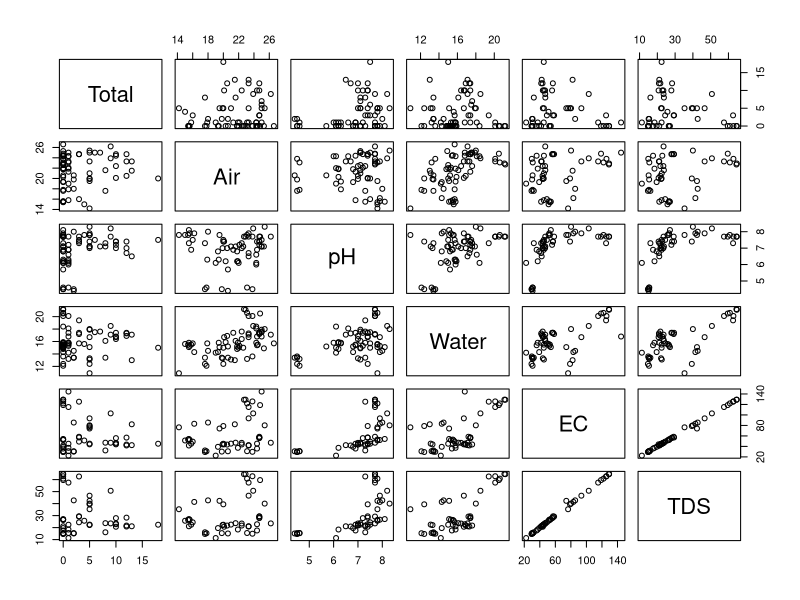
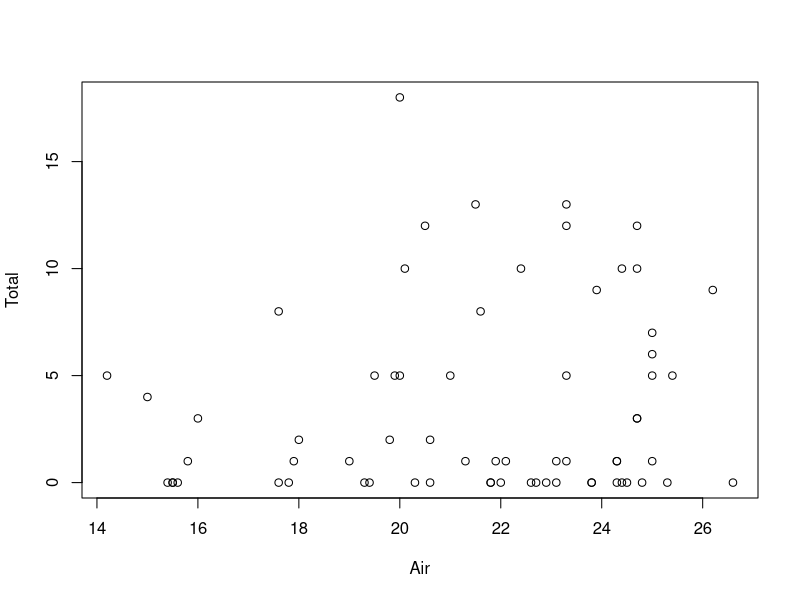
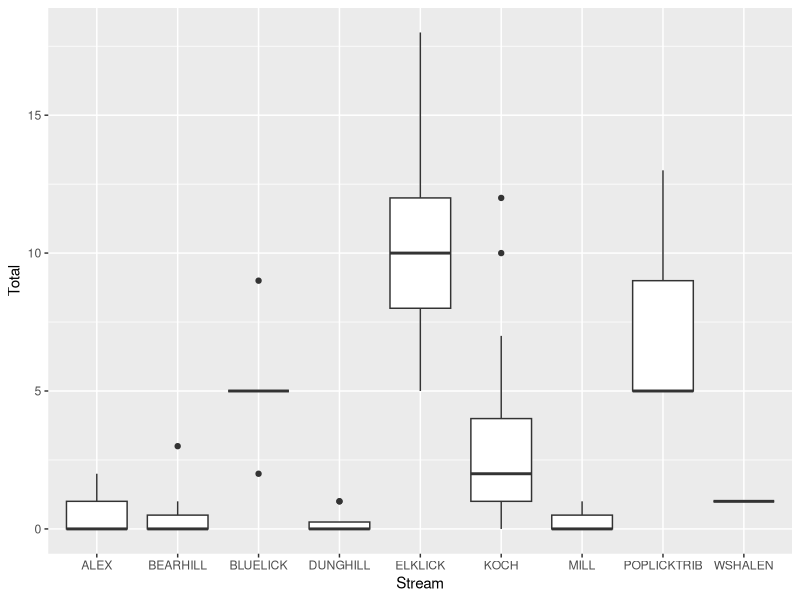
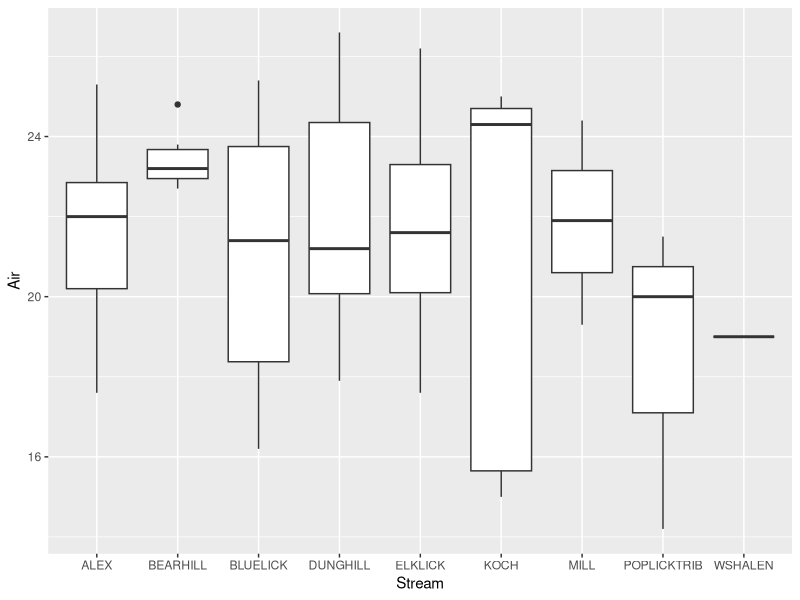
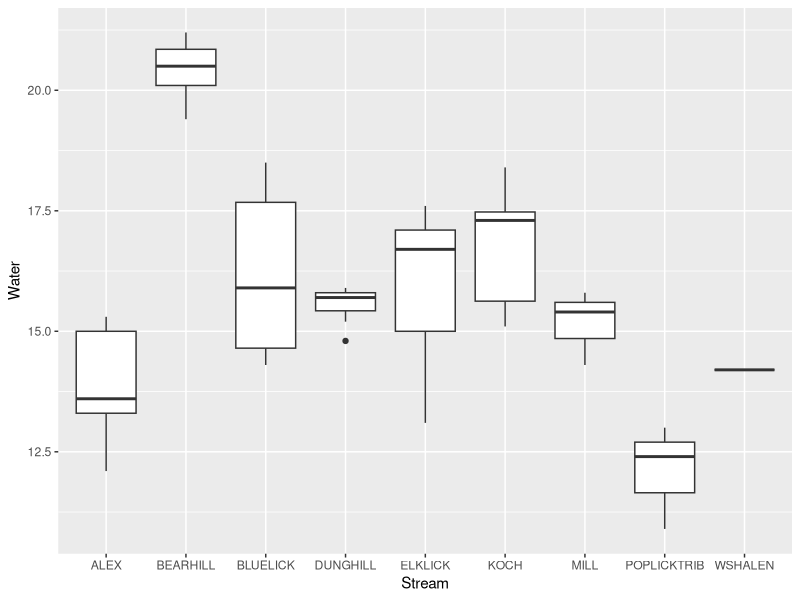
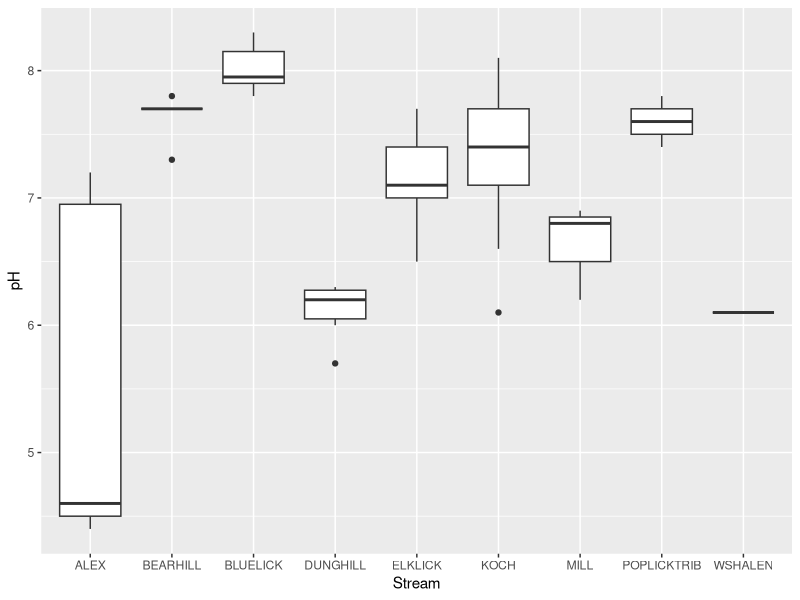
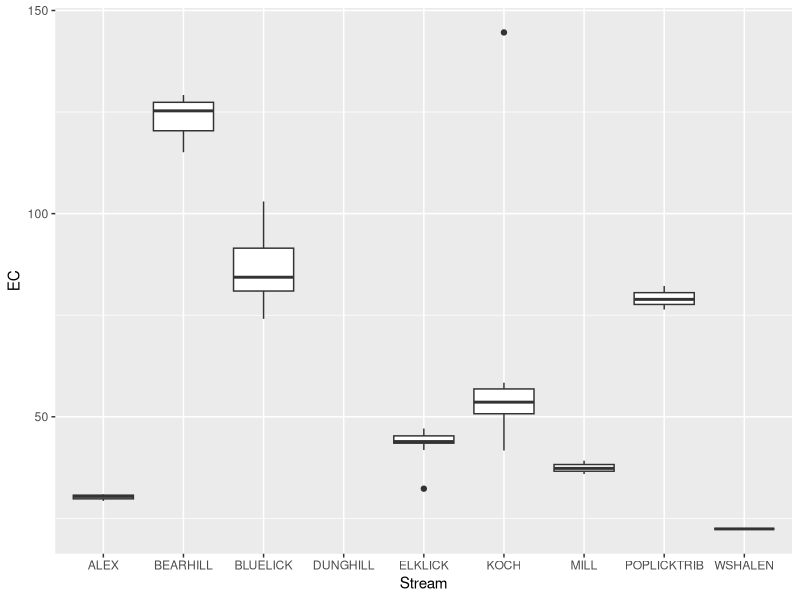
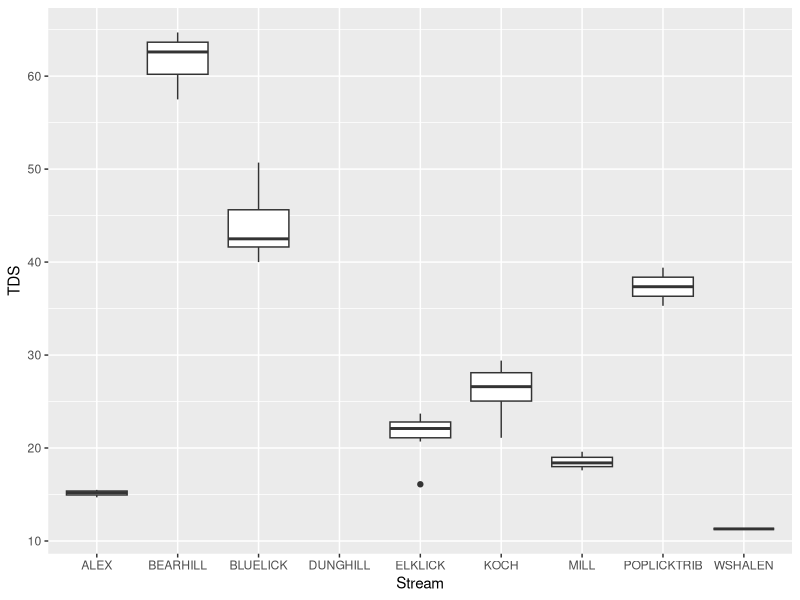

Source code (R) for these figures, in order: (Note: this script raises an error after producing the figures.)

sal <- read.csv("Date_Location_Transect_Visit_Data_Processed.csv", stringsAsFactors = FALSE)


head(sal)
str(sal)
summary(sal)

attach(sal)
pairs(sal[,c(20,23,24,25,27,28)])

plot(Total~Air, data = sal)

library(ggplot2)

g1 <- ggplot(sal, aes(Stream, Total, order("POPLICKTRIB","ELKLICK","BLUELICK", "MILL", "BEARHILL", "DUNGHILL", "ALEX", "KOCH", "WSHALEN")))
#g1 + geom_violin(scale="area", data= NULL) # look for data in ggplot()

g1 + geom_boxplot()
#g1 + geom_pointrange(ymin = 0, ymax=20)
#g1 + geom_dotplot(binaxis="y", stackdir="center")

#par(mfrow=c(1,1))
g1 <- ggplot(sal, aes(Stream, Air))
g1 + geom_boxplot()

g1 <- ggplot(sal, aes(Stream, Water))
g1 + geom_boxplot()

g1 <- ggplot(sal, aes(Stream, pH))
g1 + geom_boxplot()

g1 <- ggplot(sal, aes(Stream, EC))
g1 + geom_boxplot()

g1 <- ggplot(sal, aes(Stream, TDS))
g1 + geom_boxplot()

barplot(sal$Total, names.arg = sal$Stream)

mean(sal$Total, na.rm = TRUE)

#if(sal$Stream == "res") print(mean(i))

g2 <- ggplot(sal, aes(x=Total, y=Up_down))
g2 + geom_boxplot()
g2 + geom_bar()

#mean(Totalsal$res)
mean_res <- function(Total, Up_down="res"){
  mean <- sal$Total
}

mean_res(Up_down = "res")

sapply(split(Total, Up_down), mean)
sapply(split(Total, Type), mean)

plot(mean(Total, Type))

detach(sal)